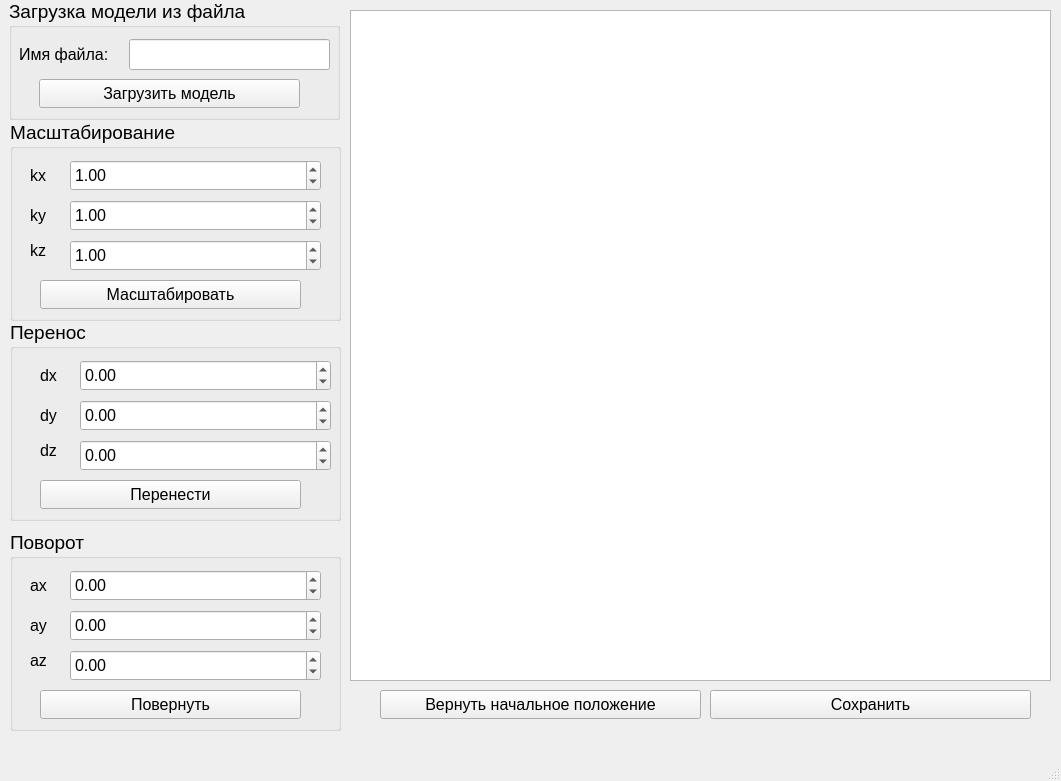
<?xml version="1.0" encoding="UTF-8"?>
<ui version="4.0">
 <class>MainWindow</class>
 <widget class="QMainWindow" name="MainWindow">
  <property name="geometry">
   <rect>
    <x>0</x>
    <y>0</y>
    <width>1061</width>
    <height>781</height>
   </rect>
  </property>
  <property name="windowTitle">
   <string>MainWindow</string>
  </property>
  <widget class="QWidget" name="centralwidget">
   <widget class="QGraphicsView" name="graphicsView">
    <property name="geometry">
     <rect>
      <x>350</x>
      <y>10</y>
      <width>701</width>
      <height>671</height>
     </rect>
    </property>
   </widget>
   <widget class="QGroupBox" name="groupBox_upload">
    <property name="geometry">
     <rect>
      <x>9</x>
      <y>-1</y>
      <width>331</width>
      <height>121</height>
     </rect>
    </property>
    <property name="font">
     <font>
      <pointsize>14</pointsize>
     </font>
    </property>
    <property name="title">
     <string>Загрузка модели из файла</string>
    </property>
    <widget class="QLabel" name="label_filename">
     <property name="geometry">
      <rect>
       <x>10</x>
       <y>40</y>
       <width>121</width>
       <height>31</height>
      </rect>
     </property>
     <property name="font">
      <font>
       <pointsize>12</pointsize>
      </font>
     </property>
     <property name="text">
      <string>Имя файла:</string>
     </property>
    </widget>
    <widget class="QLineEdit" name="lineEdit_filename">
     <property name="geometry">
      <rect>
       <x>120</x>
       <y>40</y>
       <width>201</width>
       <height>31</height>
      </rect>
     </property>
    </widget>
    <widget class="QPushButton" name="pushButton_upload">
     <property name="geometry">
      <rect>
       <x>30</x>
       <y>80</y>
       <width>261</width>
       <height>29</height>
      </rect>
     </property>
     <property name="font">
      <font>
       <pointsize>12</pointsize>
      </font>
     </property>
     <property name="text">
      <string>Загрузить модель</string>
     </property>
    </widget>
   </widget>
   <widget class="QGroupBox" name="groupBox_scale">
    <property name="geometry">
     <rect>
      <x>10</x>
      <y>120</y>
      <width>331</width>
      <height>201</height>
     </rect>
    </property>
    <property name="font">
     <font>
      <pointsize>14</pointsize>
     </font>
    </property>
    <property name="title">
     <string>Масштабирование</string>
    </property>
    <widget class="QDoubleSpinBox" name="doubleSpinBox_scale_x">
     <property name="geometry">
      <rect>
       <x>60</x>
       <y>40</y>
       <width>251</width>
       <height>31</height>
      </rect>
     </property>
     <property name="font">
      <font>
       <pointsize>12</pointsize>
      </font>
     </property>
     <property name="minimum">
      <double>-100.000000000000000</double>
     </property>
     <property name="value">
      <double>1.000000000000000</double>
     </property>
    </widget>
    <widget class="QDoubleSpinBox" name="doubleSpinBox_scale_y">
     <property name="geometry">
      <rect>
       <x>60</x>
       <y>80</y>
       <width>251</width>
       <height>31</height>
      </rect>
     </property>
     <property name="font">
      <font>
       <pointsize>12</pointsize>
      </font>
     </property>
     <property name="minimum">
      <double>-100.000000000000000</double>
     </property>
     <property name="value">
      <double>1.000000000000000</double>
     </property>
    </widget>
    <widget class="QDoubleSpinBox" name="doubleSpinBox_scale_z">
     <property name="geometry">
      <rect>
       <x>60</x>
       <y>120</y>
       <width>251</width>
       <height>31</height>
      </rect>
     </property>
     <property name="font">
      <font>
       <pointsize>12</pointsize>
      </font>
     </property>
     <property name="minimum">
      <double>-100.000000000000000</double>
     </property>
     <property name="value">
      <double>1.000000000000000</double>
     </property>
    </widget>
    <widget class="QLabel" name="label_kx">
     <property name="geometry">
      <rect>
       <x>20</x>
       <y>40</y>
       <width>31</width>
       <height>31</height>
      </rect>
     </property>
     <property name="font">
      <font>
       <pointsize>12</pointsize>
      </font>
     </property>
     <property name="text">
      <string>kx</string>
     </property>
    </widget>
    <widget class="QLabel" name="label_ky">
     <property name="geometry">
      <rect>
       <x>20</x>
       <y>80</y>
       <width>21</width>
       <height>31</height>
      </rect>
     </property>
     <property name="font">
      <font>
       <pointsize>12</pointsize>
      </font>
     </property>
     <property name="text">
      <string>ky</string>
     </property>
    </widget>
    <widget class="QLabel" name="label_kz">
     <property name="geometry">
      <rect>
       <x>20</x>
       <y>120</y>
       <width>21</width>
       <height>21</height>
      </rect>
     </property>
     <property name="font">
      <font>
       <pointsize>12</pointsize>
      </font>
     </property>
     <property name="text">
      <string>kz</string>
     </property>
    </widget>
    <widget class="QPushButton" name="pushButton_scale">
     <property name="geometry">
      <rect>
       <x>30</x>
       <y>160</y>
       <width>261</width>
       <height>29</height>
      </rect>
     </property>
     <property name="font">
      <font>
       <pointsize>12</pointsize>
       <italic>false</italic>
      </font>
     </property>
     <property name="text">
      <string>Масштабировать</string>
     </property>
    </widget>
   </widget>
   <widget class="QGroupBox" name="groupBox_move">
    <property name="geometry">
     <rect>
      <x>10</x>
      <y>320</y>
      <width>331</width>
      <height>201</height>
     </rect>
    </property>
    <property name="font">
     <font>
      <pointsize>14</pointsize>
     </font>
    </property>
    <property name="title">
     <string>Перенос</string>
    </property>
    <widget class="QDoubleSpinBox" name="doubleSpinBox_move_x">
     <property name="geometry">
      <rect>
       <x>70</x>
       <y>40</y>
       <width>251</width>
       <height>31</height>
      </rect>
     </property>
     <property name="font">
      <font>
       <pointsize>12</pointsize>
      </font>
     </property>
     <property name="minimum">
      <double>-100.000000000000000</double>
     </property>
     <property name="value">
      <double>0.000000000000000</double>
     </property>
    </widget>
    <widget class="QDoubleSpinBox" name="doubleSpinBox_move_y">
     <property name="geometry">
      <rect>
       <x>70</x>
       <y>80</y>
       <width>251</width>
       <height>31</height>
      </rect>
     </property>
     <property name="font">
      <font>
       <pointsize>12</pointsize>
      </font>
     </property>
     <property name="minimum">
      <double>-100.000000000000000</double>
     </property>
     <property name="value">
      <double>0.000000000000000</double>
     </property>
    </widget>
    <widget class="QDoubleSpinBox" name="doubleSpinBox_move_z">
     <property name="geometry">
      <rect>
       <x>70</x>
       <y>120</y>
       <width>251</width>
       <height>31</height>
      </rect>
     </property>
     <property name="font">
      <font>
       <pointsize>12</pointsize>
      </font>
     </property>
     <property name="minimum">
      <double>-100.000000000000000</double>
     </property>
     <property name="value">
      <double>0.000000000000000</double>
     </property>
    </widget>
    <widget class="QLabel" name="label_dx">
     <property name="geometry">
      <rect>
       <x>30</x>
       <y>40</y>
       <width>31</width>
       <height>31</height>
      </rect>
     </property>
     <property name="font">
      <font>
       <pointsize>12</pointsize>
      </font>
     </property>
     <property name="text">
      <string>dx</string>
     </property>
    </widget>
    <widget class="QLabel" name="label_dy">
     <property name="geometry">
      <rect>
       <x>30</x>
       <y>80</y>
       <width>21</width>
       <height>31</height>
      </rect>
     </property>
     <property name="font">
      <font>
       <pointsize>12</pointsize>
      </font>
     </property>
     <property name="text">
      <string>dy</string>
     </property>
    </widget>
    <widget class="QLabel" name="label_dz">
     <property name="geometry">
      <rect>
       <x>30</x>
       <y>120</y>
       <width>21</width>
       <height>21</height>
      </rect>
     </property>
     <property name="font">
      <font>
       <pointsize>12</pointsize>
      </font>
     </property>
     <property name="text">
      <string>dz</string>
     </property>
    </widget>
    <widget class="QPushButton" name="pushButton_move">
     <property name="geometry">
      <rect>
       <x>30</x>
       <y>160</y>
       <width>261</width>
       <height>29</height>
      </rect>
     </property>
     <property name="font">
      <font>
       <pointsize>12</pointsize>
      </font>
     </property>
     <property name="text">
      <string>Перенести</string>
     </property>
    </widget>
   </widget>
   <widget class="QGroupBox" name="groupBox_rotate">
    <property name="geometry">
     <rect>
      <x>10</x>
      <y>530</y>
      <width>331</width>
      <height>201</height>
     </rect>
    </property>
    <property name="font">
     <font>
      <pointsize>14</pointsize>
     </font>
    </property>
    <property name="title">
     <string>Поворот</string>
    </property>
    <widget class="QDoubleSpinBox" name="doubleSpinBox_rotate_x">
     <property name="geometry">
      <rect>
       <x>60</x>
       <y>40</y>
       <width>251</width>
       <height>31</height>
      </rect>
     </property>
     <property name="font">
      <font>
       <pointsize>12</pointsize>
      </font>
     </property>
     <property name="minimum">
      <double>-360.000000000000000</double>
     </property>
     <property name="maximum">
      <double>360.000000000000000</double>
     </property>
     <property name="value">
      <double>0.000000000000000</double>
     </property>
    </widget>
    <widget class="QDoubleSpinBox" name="doubleSpinBox_rotate_y">
     <property name="geometry">
      <rect>
       <x>60</x>
       <y>80</y>
       <width>251</width>
       <height>31</height>
      </rect>
     </property>
     <property name="font">
      <font>
       <pointsize>12</pointsize>
      </font>
     </property>
     <property name="minimum">
      <double>-360.000000000000000</double>
     </property>
     <property name="maximum">
      <double>360.000000000000000</double>
     </property>
     <property name="value">
      <double>0.000000000000000</double>
     </property>
    </widget>
    <widget class="QDoubleSpinBox" name="doubleSpinBox_rotate_z">
     <property name="geometry">
      <rect>
       <x>60</x>
       <y>120</y>
       <width>251</width>
       <height>31</height>
      </rect>
     </property>
     <property name="font">
      <font>
       <pointsize>12</pointsize>
      </font>
     </property>
     <property name="minimum">
      <double>-360.000000000000000</double>
     </property>
     <property name="maximum">
      <double>360.000000000000000</double>
     </property>
     <property name="value">
      <double>0.000000000000000</double>
     </property>
    </widget>
    <widget class="QLabel" name="label_ax">
     <property name="geometry">
      <rect>
       <x>20</x>
       <y>40</y>
       <width>31</width>
       <height>31</height>
      </rect>
     </property>
     <property name="font">
      <font>
       <pointsize>12</pointsize>
      </font>
     </property>
     <property name="text">
      <string>ax</string>
     </property>
    </widget>
    <widget class="QLabel" name="label_ay">
     <property name="geometry">
      <rect>
       <x>20</x>
       <y>80</y>
       <width>21</width>
       <height>31</height>
      </rect>
     </property>
     <property name="font">
      <font>
       <pointsize>12</pointsize>
      </font>
     </property>
     <property name="text">
      <string>ay</string>
     </property>
    </widget>
    <widget class="QLabel" name="label_az">
     <property name="geometry">
      <rect>
       <x>20</x>
       <y>120</y>
       <width>21</width>
       <height>21</height>
      </rect>
     </property>
     <property name="font">
      <font>
       <pointsize>12</pointsize>
      </font>
     </property>
     <property name="text">
      <string>az</string>
     </property>
    </widget>
    <widget class="QPushButton" name="pushButton_rotate">
     <property name="geometry">
      <rect>
       <x>30</x>
       <y>160</y>
       <width>261</width>
       <height>29</height>
      </rect>
     </property>
     <property name="font">
      <font>
       <pointsize>12</pointsize>
      </font>
     </property>
     <property name="text">
      <string>Повернуть</string>
     </property>
    </widget>
   </widget>
   <widget class="QPushButton" name="pushButton_return_default">
    <property name="geometry">
     <rect>
      <x>380</x>
      <y>690</y>
      <width>321</width>
      <height>29</height>
     </rect>
    </property>
    <property name="font">
     <font>
      <pointsize>12</pointsize>
     </font>
    </property>
    <property name="text">
     <string>Вернуть начальное положение</string>
    </property>
   </widget>
   <widget class="QPushButton" name="pushButton_save_current">
    <property name="geometry">
     <rect>
      <x>710</x>
      <y>690</y>
      <width>321</width>
      <height>29</height>
     </rect>
    </property>
    <property name="font">
     <font>
      <pointsize>12</pointsize>
     </font>
    </property>
    <property name="text">
     <string>Сохранить</string>
    </property>
   </widget>
  </widget>
  <widget class="QMenuBar" name="menubar">
   <property name="geometry">
    <rect>
     <x>0</x>
     <y>0</y>
     <width>1061</width>
     <height>25</height>
    </rect>
   </property>
  </widget>
  <widget class="QStatusBar" name="statusbar"/>
 </widget>
 <resources/>
 <connections/>
</ui>
